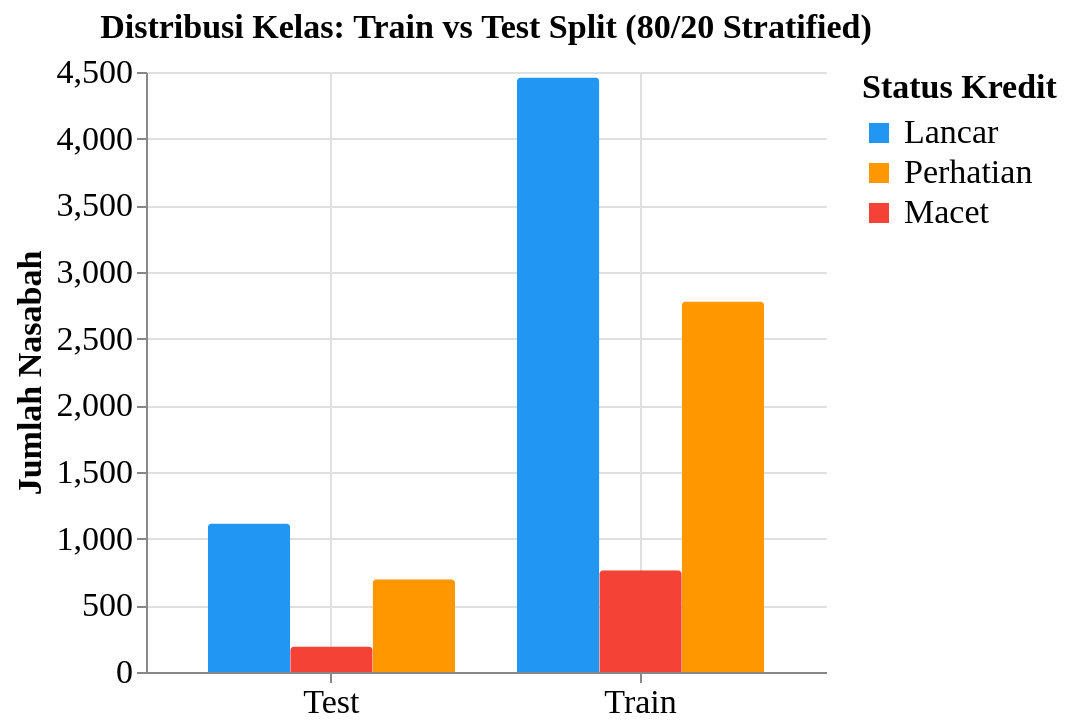

The notebook cell this image was saved under:
### Markdown cell above
## 3. Pra-pemrosesan Data

XGBoost dan Random Forest adalah model berbasis pohon keputusan — **tidak memerlukan scaling fitur**. Hanya transformasi berikut yang diperlukan:

1. **LabelEncoder** untuk 13 fitur kategorikal → integer encoding
2. **LabelEncoder** untuk target → integer encoding (0, 1, 2)
3. **Train/Test Split** stratified 80/20

> **Catatan:** Logistic Regression membutuhkan StandardScaler karena sensitif terhadap skala fitur. Scaling hanya diterapkan untuk model LR.

### Code cell
# --- Encode Kategorikal ---
encoders = {}
df_enc = df.copy()
for col in CATEGORICAL_COLS:
    le = LabelEncoder()
    df_enc[col] = le.fit_transform(df_enc[col].astype(str))
    encoders[col] = le

# --- Encode Target ---
target_encoder = LabelEncoder()
y = target_encoder.fit_transform(df_enc[TARGET_COL])
CLASSES = list(target_encoder.classes_)
print(f'Kelas target (terurut): {CLASSES}')

# --- Feature matrix ---
FEATURE_COLS = NUMERICAL_COLS + CATEGORICAL_COLS
X = df_enc[FEATURE_COLS].values

# --- Train/Test Split ---
X_train, X_test, y_train, y_test = train_test_split(
    X, y, test_size=TEST_SIZE, stratify=y, random_state=RANDOM_STATE
)
print(f'Train: {X_train.shape[0]:,} baris | Test: {X_test.shape[0]:,} baris')

# --- Tabel distribusi kelas ---
print('\nDistribusi kelas di Train:')
for cls_idx, cls_name in enumerate(CLASSES):
    cnt = (y_train == cls_idx).sum()
    print(f'  {cls_name:12s}: {cnt:,}')

print('Distribusi kelas di Test:')
for cls_idx, cls_name in enumerate(CLASSES):
    cnt = (y_test == cls_idx).sum()
    print(f'  {cls_name:12s}: {cnt:,}')

# --- Chart 6: Bar distribusi train vs test ---
class_map = dict(enumerate(CLASSES))
train_dist = pd.Series(y_train).map(class_map).value_counts().reset_index()
train_dist.columns = ['Status Kredit', 'Jumlah']
train_dist['Split'] = 'Train'

test_dist = pd.Series(y_test).map(class_map).value_counts().reset_index()
test_dist.columns = ['Status Kredit', 'Jumlah']
test_dist['Split'] = 'Test'

split_df = pd.concat([train_dist, test_dist], ignore_index=True)

print('\n=== Data Chart 6: Distribusi Kelas Train vs Test ===')
split_pivot = split_df.pivot(index='Status Kredit', columns='Split', values='Jumlah')
split_pivot = split_pivot[['Train', 'Test']]
split_pivot['Total'] = split_pivot.sum(axis=1)
display(split_pivot)

chart6 = alt.Chart(split_df).mark_bar().encode(
    x=alt.X('Split:N', title=None, axis=alt.Axis(labelAngle=0)),
    y=alt.Y('Jumlah:Q', title='Jumlah Nasabah'),
    color=alt.Color('Status Kredit:N', scale=COLOR_SCALE,
                    legend=alt.Legend(title='Status Kredit')),
    xOffset=alt.XOffset('Status Kredit:N'),
    tooltip=['Split:N', 'Status Kredit:N', 'Jumlah:Q']
).properties(
    title='Distribusi Kelas: Train vs Test Split (80/20 Stratified)',
    width=340, height=300
)
chart6

### Figure 1 — Vega specification as saved in the notebook (floating-point values rounded to 4 significant figures)
{"$schema": "https://vega.github.io/schema/vega/v5.json", "data": [{"name": "source_0", "values": [{"Status Kredit": "Lancar", "Jumlah": 4459, "Split": "Train", "Jumlah_end": 4459.0, "Jumlah_start": 0.0}, {"Status Kredit": "Perhatian", "Jumlah": 2778, "Split": "Train", "Jumlah_end": 2778.0, "Jumlah_start": 0.0}, {"Status Kredit": "Macet", "Jumlah": 763, "Split": "Train", "Jumlah_end": 763.0, "Jumlah_start": 0.0}, {"Status Kredit": "Lancar", "Jumlah": 1114, "Split": "Test", "Jumlah_end": 1114.0, "Jumlah_start": 0.0}, {"Status Kredit": "Perhatian", "Jumlah": 695, "Split": "Test", "Jumlah_end": 695.0, "Jumlah_start": 0.0}, {"Status Kredit": "Macet", "Jumlah": 191, "Split": "Test", "Jumlah_end": 191.0, "Jumlah_start": 0.0}]}, {"name": "source_0_x_domain_Split", "values": [{"Split": "Train"}, {"Split": "Test"}]}, {"name": "source_0_xOffset_domain_Status Kredit", "values": [{"Status Kredit": "Lancar"}, {"Status Kredit": "Perhatian"}, {"Status Kredit": "Macet"}]}], "marks": [{"type": "group", "from": {"facet": {"data": "source_0", "name": "stack_group_main", "groupby": ["Split", "Status Kredit"], "aggregate": {"fields": ["Jumlah_start", "Jumlah_start", "Jumlah_end", "Jumlah_end"], "ops": ["min", "max", "min", "max"]}}}, "encode": {"update": {"cornerRadiusTopLeft": {"value": 2}, "x": {"field": "Split", "scale": "x", "offset": {"field": "Status Kredit", "scale": "xOffset"}}, "y": {"signal": "min(scale('y',datum[\"min_Jumlah_start\"]),scale('y',datum[\"max_Jumlah_start\"]),scale('y',datum[\"min_Jumlah_end\"]),scale('y',datum[\"max_Jumlah_end\"]))"}, "width": {"signal": "max(0.25, bandwidth('xOffset'))"}, "y2": {"signal": "max(scale('y',datum[\"min_Jumlah_start\"]),scale('y',datum[\"max_Jumlah_start\"]),scale('y',datum[\"min_Jumlah_end\"]),scale('y',datum[\"max_Jumlah_end\"]))"}, "clip": {"value": true}, "cornerRadiusTopRight": {"value": 2}}}, "marks": [{"type": "group", "encode": {"update": {"y": {"field": {"signal": null, "datum": null, "group": "y", "parent": null}, "mult": -1}, "width": {"field": {"signal": null, "datum": null, "group": "width", "parent": null}}}}, "marks": [{"type": "rect", "name": "marks", "from": {"data": "stack_group_main"}, "encode": {"update": {"cornerRadiusTopRight": {"value": 0}, "width": {"field": {"signal": null, "datum": null, "group": "width", "parent": null}}, "cornerRadiusTopLeft": {"value": 0}, "y": {"field": "Jumlah_end", "scale": "y"}, "y2": {"field": "Jumlah_start", "scale": "y"}, "fill": {"field": "Status Kredit", "scale": "color"}, "tooltip": {"signal": "{\"Split\": isValid(datum[\"Split\"]) ? datum[\"Split\"] : \"\"+datum[\"Split\"], \"Status Kredit\": isValid(datum[\"Status Kredit\"]) ? datum[\"Status Kredit\"] : \"\"+datum[\"Status Kredit\"], \"Jumlah\": format(datum[\"Jumlah\"], \"\")}"}}}, "style": ["bar"]}]}]}], "scales": [{"name": "x", "type": "band", "domain": {"data": "source_0_x_domain_Split", "field": "Split", "sort": true}, "range": [0, {"signal": "width"}], "paddingInner": 0.2, "paddingOuter": 0.2}, {"name": "y", "type": "linear", "domain": {"data": "source_0", "fields": ["Jumlah_start", "Jumlah_end"]}, "range": [{"signal": "height"}, 0], "zero": true, "nice": true}, {"name": "xOffset", "type": "band", "domain": {"data": "source_0_xOffset_domain_Status Kredit", "field": "Status Kredit", "sort": true}, "range": [0, {"signal": "bandwidth('x')"}]}, {"name": "color", "type": "ordinal", "domain": ["Lancar", "Perhatian", "Macet"], "range": ["#2196F3", "#FF9800", "#F44336"]}], "axes": [{"scale": "x", "gridScale": "y", "ticks": false, "grid": true, "labels": false, "aria": false, "orient": "bottom", "minExtent": 0, "maxExtent": 0, "zindex": 0, "domain": false}, {"scale": "y", "maxExtent": 0, "labels": false, "zindex": 0, "domain": false, "grid": true, "ticks": false, "orient": "left", "tickCount": {"signal": "ceil(height/40)"}, "aria": false, "minExtent": 0, "gridScale": "x"}, {"scale": "x", "zindex": 0, "labelAngle": 0, "orient": "bottom", "labelBaseline": "top", "grid": false}, {"scale": "y", "title": "Jumlah Nasabah", "orient": "left", "grid": false, "labelOverlap": true, "zindex": 0, "tickCount": {"signal": "ceil(height/40)"}}], "title": {"text": "Distribusi Kelas: Train vs Test Split (80/20 Stratified)", "frame": "group"}, "style": "cell", "height": 300, "legends": [{"title": "Status Kredit", "fill": "color", "symbolType": "square"}], "width": 340, "padding": 5, "background": "white", "config": {"axis": {"labelFont": "serif", "titleFont": "serif", "labelFontSize": 17, "titleFontSize": 17, "grid": true, "gridColor": "#e0e0e0"}, "legend": {"labelFont": "serif", "titleFont": "serif", "labelFontSize": 17, "titleFontSize": 17}, "style": {"cell": {"stroke": "transparent"}, "bar": {"cornerRadiusTopLeft": 2, "cornerRadiusTopRight": 2}, "text": {"fontSize": 16}, "group-title": {"font": "serif", "fontSize": 17, "fontWeight": "bold"}}}}
